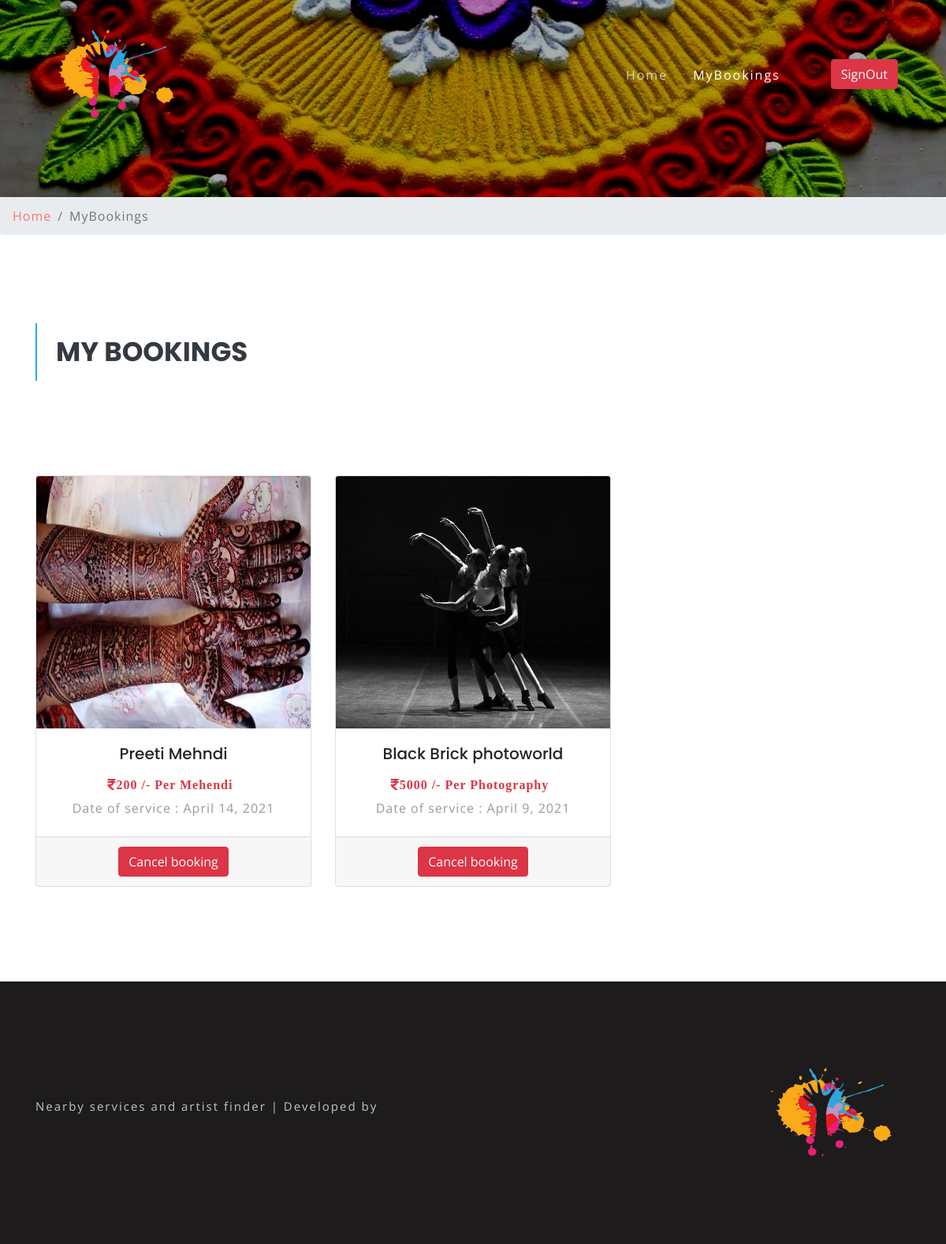
Page /mybooking/ (signed in) on the committed database.
### artist/models.py (models this page shows, shortened)
class Booking(models.Model):
	booking_id = models.AutoField(primary_key=True)
	booking_user = models.ForeignKey(User, on_delete=models.CASCADE)
	booking_phone = models.IntegerField()
	booking_address = models.CharField(max_length=255)
	booking_date_of_service = models.DateField()
	booking_service = models.ForeignKey(Art, on_delete=models.CASCADE)

class Art(models.Model):
	a_id = models.AutoField(primary_key=True)
	a_name = models.CharField(max_length=30)
	a_price = models.IntegerField()
	a_service = models.ForeignKey(Services, on_delete=models.CASCADE)
	a_phone = models.IntegerField()
	a_address = models.CharField(max_length=120)
	a_condition = models.CharField(max_length=255)
	a_description = models.CharField(max_length=255)
	a_recentwork = models.ImageField(upload_to='artist/images')

class Services(models.Model):
	s_id = models.AutoField(primary_key=True)
	service = models.CharField(max_length=100)
	s_image = models.ImageField(upload_to='artist/images')
	description = models.CharField(max_length=255)

### artist/views.py (the view)
# urls.py: path('mybooking/', views.mybooking, name="Mybookings"),
def mybooking(request):
	u1 = Booking.objects.filter(booking_user=request.user)
	return render(request, 'mybooking.html', {
		'booking' : u1,
		})

### artist/templates/mybooking.html
{% extends 'base.html' %}
{% load static %}
{% block body %}
	<div class="banner2-w3ls">
	</div>
	<div class="breadcrumb-agile">
		<nav aria-label="breadcrumb">
			<ol class="breadcrumb">
				<li class="breadcrumb-item">
					<a href="/">Home</a>
				</li>
				<li class="breadcrumb-item active" aria-current="page">MyBookings</li>
			</ol>
		</nav>
	</div>
<section class="news-w3ls py-5">
		<div class="container py-xl-5 py-lg-3">
			<div class="row">
				<div class="col-lg-5 agileits_works-grid">
					<h3 class="tittle mb-xl-5 mb-4 text-dark text-uppercase font-weight-bold pl-4 py-3">MY BOOKINGS</h3>
				</div>
				<div class="col-lg-7 para-right-title">
					<p class="py-3">
					</p>
				</div>
			</div>
			<div class="row package-grids mt-5">
				{% for i in booking %}
				<div class="col-md-4 posts-w3ls my-4">
					<div class="card shadow">
						<img src="{{ i.booking_service.a_recentwork.url }}" class="card-img-top" style="height: 40vh;">
					 	<div class="card-body text-center">
					 		<h5 class="card-title">{{ i.booking_service.a_name }}</h5>
					 		<p><i class="fas fa-rupee-sign mr-2 text-danger">{{i.booking_service.a_price}} /- Per {{i.booking_service.a_service.service}}</i></p>
					    	<p class="card-text">Date of service : {{ i.booking_date_of_service }}</p>
					  	</div>
					  	<div class="card-footer text-center">
					  		<a href="/cancelbooking/{{i.booking_id}}" class="btn btn-danger">Cancel booking</a>
					  	</div>
					</div>
				</div>
				{% endfor %}
			</div>
		</div>
	</section>
{% endblock %}

### artist/static/css/style.css (style rules this page uses)
body { padding: 0; margin: 0; background: #FFF; font-family: 'Open Sans', sans-serif; }
body a { transition: 0.5s all; -webkit-transition: 0.5s all; -moz-transition: 0.5s all; -o-transition: 0.5s all; -ms-transition: 0.5s all; text-decoration: none; }
h1, h2, h3, h4, h5, h6 { margin: 0; padding: 0; font-family: 'Poppins', sans-serif; }
p { margin: 0; padding: 0; font-size: 16px; letter-spacing: 1px; line-height: 1.9; color: #999; font-family: 'Open Sans', sans-serif; }
ul, ol { margin: 0; padding: 0; }
h3.tittle, h2.tittle { font-size: 34px; border-left: 2px solid #22a6f5; }
h3.tittle, h2.tittle span { display: block; }
.banner2-w3ls { background: url(../images/3.jpg) no-repeat center; background-size: cover; -webkit-background-size: cover; -o-background-size: cover; -ms-background-size: cover; -moz-background-size: cover; min-height: 300px; }
.breadcrumb li a { color: #fd7272; }
.breadcrumb li { letter-spacing: 1px; color: #000; }
@media (max-width: 1280px) { .banner2-w3ls { min-height: 250px; } }

### rows in the picture
Booking: booking_service.a_recentwork (picture), booking_service.a_name "Preeti Mehndi", booking_service.a_price "200", booking_service.a_service.service "Mehendi", booking_date_of_service "April 14, 2021"
Booking: booking_service.a_recentwork (picture), booking_service.a_name "Black Brick photoworld", booking_service.a_price "5000", booking_service.a_service.service "Photography", booking_date_of_service "April 9, 2021"
